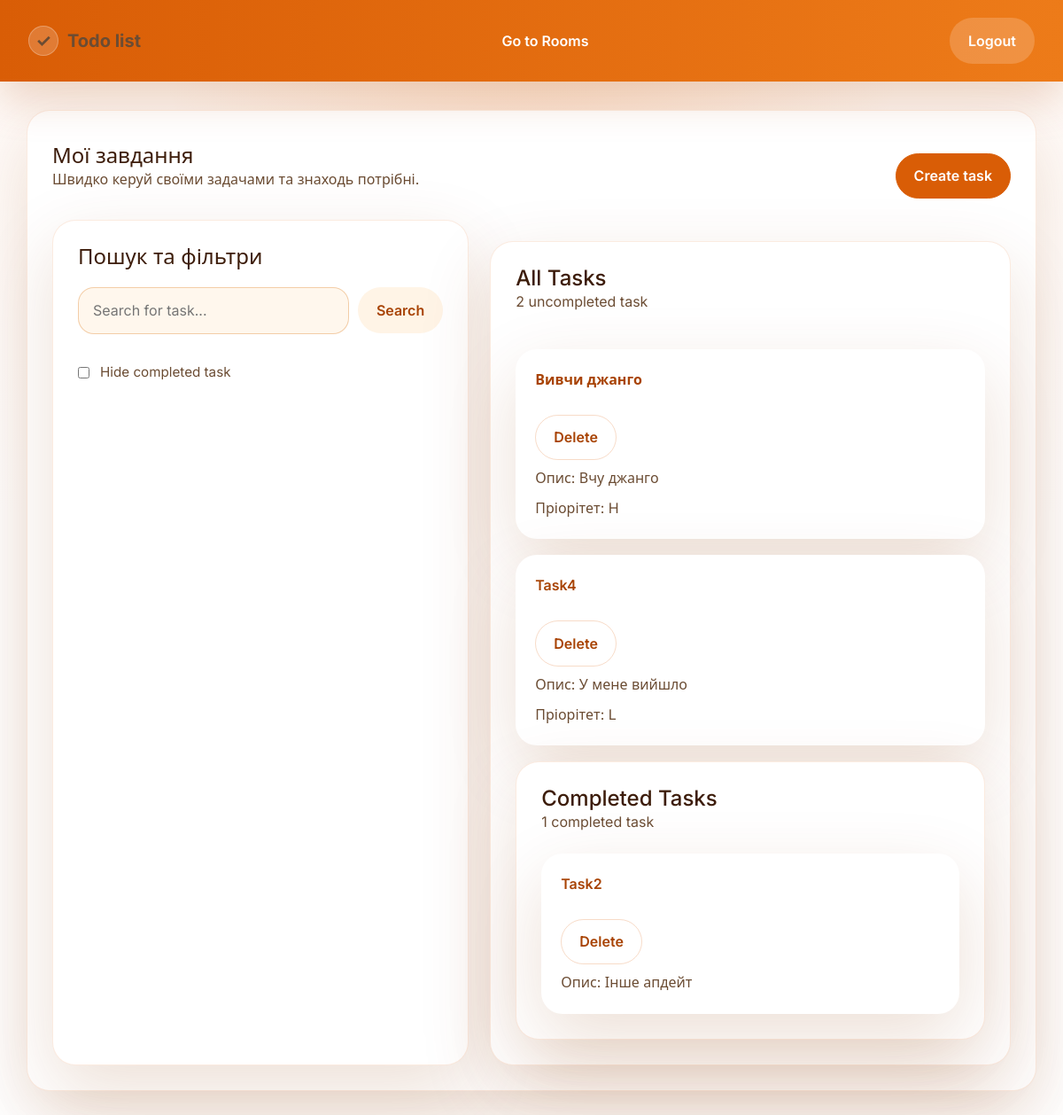
The app's page /tasks/ (signed in), older data.
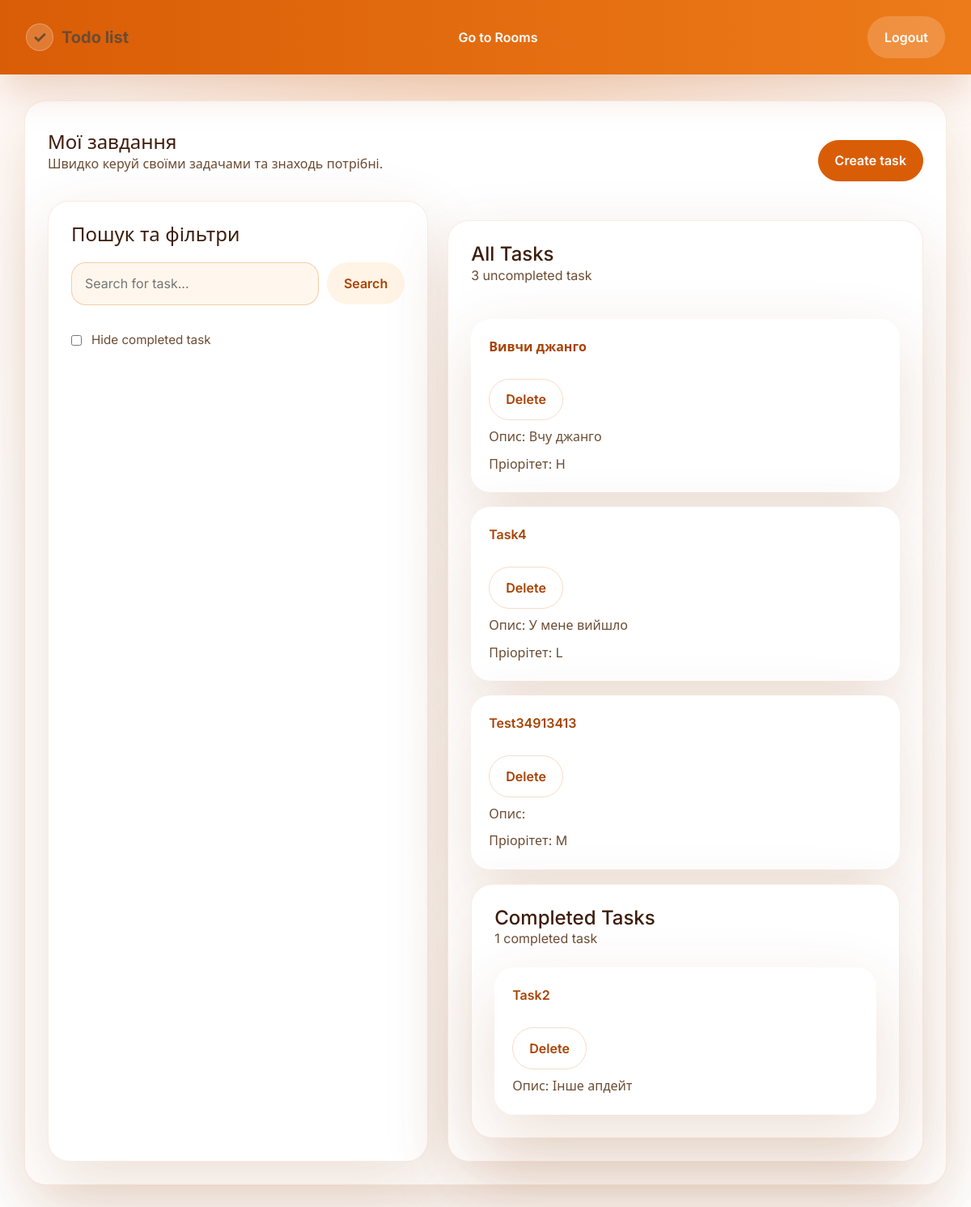
The same page, newer data.
### tasks/models.py (models this page shows, shortened)
class Task(models.Model):
    room = models.ForeignKey(
        Room, on_delete=models.CASCADE, related_name="tasks", null=True, blank=True)
    host = models.ForeignKey(User, on_delete=models.CASCADE)
    name = models.CharField(max_length=100)
    description = models.TextField(blank=True)
    time_created = models.DateTimeField(auto_now_add=True)
    due_to_time = models.DateTimeField(null=True, blank=True)
    is_completed = models.BooleanField(default=False)
    PRIORITY_CHOICES = [
        ("L", "Low"),
        ("M", "Medium"),
        ("H", "High"),
    ]
    priority = models.CharField(
        max_length=1, choices=PRIORITY_CHOICES, default="M"
        )

### tasks/views.py (the view)
# urls.py: path("tasks/", views.tasks, name="task_page"),
@login_required(login_url="login")
def tasks(request):
    q = request.GET.get("q", "").strip()
    task_filter = Task.objects.filter(host=request.user)
    if q:
        task_filter = task_filter.filter(
            Q(name__icontains=q) | Q(description__icontains=q)
        )
    uncompleted_task_count = task_filter.filter(is_completed=False).count()
    completed_task_count = task_filter.filter(is_completed=True).count()
    hide_completed = request.GET.get("hide_completed") == "on"
    if hide_completed:
        task_filter = task_filter.exclude(is_completed=True)
    context = {
        "tasks": task_filter,
        "task_count": uncompleted_task_count,
        "c_task_count": completed_task_count,
        "hide_completed": hide_completed,
    }
    return render(request, "tasks/task_page.html", context)

### tasks/templates/tasks/task_page.html (shortened to what this page needs)
{% extends 'main.html' %} {% block content %}
<div class="panel">
  <div class="panel-header">
    <div>
      <h1 class="panel-title">Мої завдання</h1>
      <p class="panel-subtitle">
        Швидко керуй своїми задачами та знаходь потрібні.
      </p>
    </div>
    <div class="panel-actions">
      <form action="{% url 'create_task' %}">
        <button type="submit" class="btn btn-primary">Create task</button>
      </form>
    </div>
  </div>
  <div class="page-grid">
    <section class="panel">
      <h2 class="panel-title">Пошук та фільтри</h2>
      <form method="GET" action="{% url 'task_page' %}" class="header__search">
        <div class="search-bar">
          <input
            name="q"
            value="{{ request.GET.q|default:'' }}"
            placeholder="Search for task..."
          />
          <button type="submit" class="btn btn-secondary">Search</button>
        </div>
        <label class="switch">
          <input
            type="checkbox"
            name="hide_completed"
            {%
            if
            hide_completed
            %}checked{%
            endif
            %}
            onchange="this.form.submit()"
          />
          <span class="slider">Hide completed task</span>
        </label>
      </form>
    </section>
    <section class="panel task-list">
      <div class="panel-header">
        <div>
          <h2 class="panel-title">All Tasks</h2>
          <p class="panel-subtitle">{{ task_count }} uncompleted task</p>
        </div>
      </div>
      {% for task in tasks %} {% if not task.is_completed %}
      <article class="task-card">
        <div class="list-item">
          <a href="{% url 'task' task.id %}">{{ task.name }}</a>
          <div class="card-actions">
            <a href="{% url 'delete_task' task.id %}" class="btn btn-outline"
              >Delete</a
            >
          </div>
        </div>
        <p>Опис: {{ task.description }}</p>
        <p>Пріорітет: {{ task.priority }}</p>
      </article>
      {% endif %} {% empty %}
      <p>No tasks found.</p>
      {% endfor %} {% if not hide_completed %}
      <section class="panel">
        <div class="panel-header">
          <div>
            <h2 class="panel-title">Completed Tasks</h2>
            <p class="panel-subtitle">{{ c_task_count }} completed task</p>
          </div>
        </div>
        {% for task in tasks %} {% if task.is_completed %}
        <article class="task-card">
          <div class="list-item">
            <a href="{% url 'task' task.id %}">{{ task.name }}</a>
            <div class="card-actions">
              <a href="{% url 'delete_task' task.id %}" class="btn btn-outline"
                >Delete</a
              >
            </div>
          </div>
          <p>Опис: {{ task.description }}</p>
        </article>
        {% endif %} {% endfor %}
      </section>
      {% endif %}
    </section>
  </div>
</div>
{% endblock content %}

Row changes from the older to the newer data that the page shows:
added Task: name "Test34913413", priority "M", shown under "All Tasks"
Text that changed along with them:
{{ task_count }}: "2" → "3"
